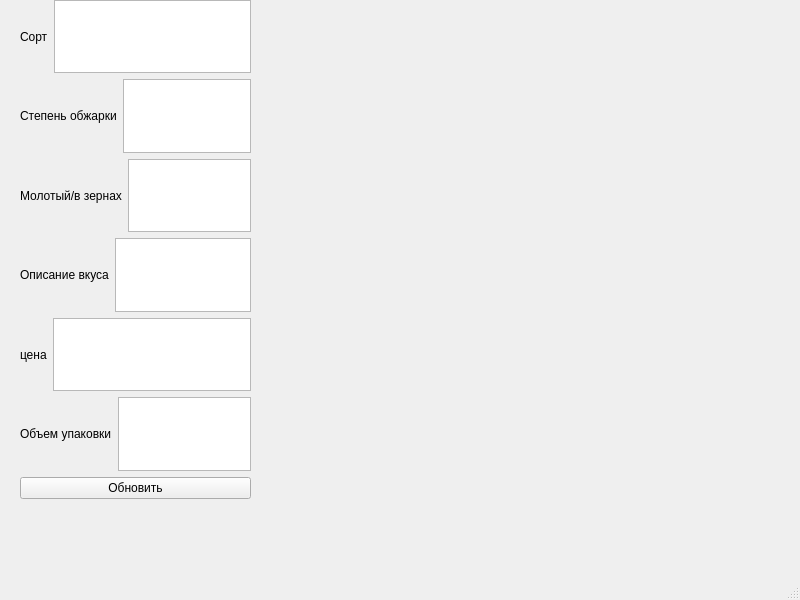
<?xml version="1.0" encoding="UTF-8"?>
<ui version="4.0">
 <class>MainWindow</class>
 <widget class="QMainWindow" name="MainWindow">
  <property name="geometry">
   <rect>
    <x>0</x>
    <y>0</y>
    <width>800</width>
    <height>600</height>
   </rect>
  </property>
  <property name="windowTitle">
   <string>MainWindow</string>
  </property>
  <widget class="QWidget" name="centralwidget">
   <widget class="QWidget" name="verticalLayoutWidget">
    <property name="geometry">
     <rect>
      <x>20</x>
      <y>0</y>
      <width>231</width>
      <height>499</height>
     </rect>
    </property>
    <layout class="QVBoxLayout" name="verticalLayout">
     <item>
      <layout class="QHBoxLayout" name="horizontalLayout">
       <item>
        <widget class="QLabel" name="label_6">
         <property name="text">
          <string>Сорт</string>
         </property>
        </widget>
       </item>
       <item>
        <widget class="QPlainTextEdit" name="sort"/>
       </item>
      </layout>
     </item>
     <item>
      <layout class="QHBoxLayout" name="horizontalLayout_2">
       <item>
        <widget class="QLabel" name="label_5">
         <property name="text">
          <string>Степень обжарки</string>
         </property>
        </widget>
       </item>
       <item>
        <widget class="QPlainTextEdit" name="pow"/>
       </item>
      </layout>
     </item>
     <item>
      <layout class="QHBoxLayout" name="horizontalLayout_3">
       <item>
        <widget class="QLabel" name="label_4">
         <property name="text">
          <string>Молотый/в зернах</string>
         </property>
        </widget>
       </item>
       <item>
        <widget class="QPlainTextEdit" name="is_molotiy"/>
       </item>
      </layout>
     </item>
     <item>
      <layout class="QHBoxLayout" name="horizontalLayout_4">
       <item>
        <widget class="QLabel" name="label_3">
         <property name="text">
          <string>Описание вкуса</string>
         </property>
        </widget>
       </item>
       <item>
        <widget class="QPlainTextEdit" name="taste_info"/>
       </item>
      </layout>
     </item>
     <item>
      <layout class="QHBoxLayout" name="horizontalLayout_5">
       <item>
        <widget class="QLabel" name="label_2">
         <property name="text">
          <string>цена</string>
         </property>
        </widget>
       </item>
       <item>
        <widget class="QPlainTextEdit" name="price"/>
       </item>
      </layout>
     </item>
     <item>
      <layout class="QHBoxLayout" name="horizontalLayout_6">
       <item>
        <widget class="QLabel" name="label">
         <property name="text">
          <string>Объем упаковки</string>
         </property>
        </widget>
       </item>
       <item>
        <widget class="QPlainTextEdit" name="size"/>
       </item>
      </layout>
     </item>
     <item>
      <widget class="QPushButton" name="pushButton">
       <property name="text">
        <string>Обновить</string>
       </property>
      </widget>
     </item>
    </layout>
   </widget>
  </widget>
  <widget class="QMenuBar" name="menubar">
   <property name="geometry">
    <rect>
     <x>0</x>
     <y>0</y>
     <width>800</width>
     <height>21</height>
    </rect>
   </property>
  </widget>
  <widget class="QStatusBar" name="statusbar"/>
 </widget>
 <resources/>
 <connections/>
</ui>
